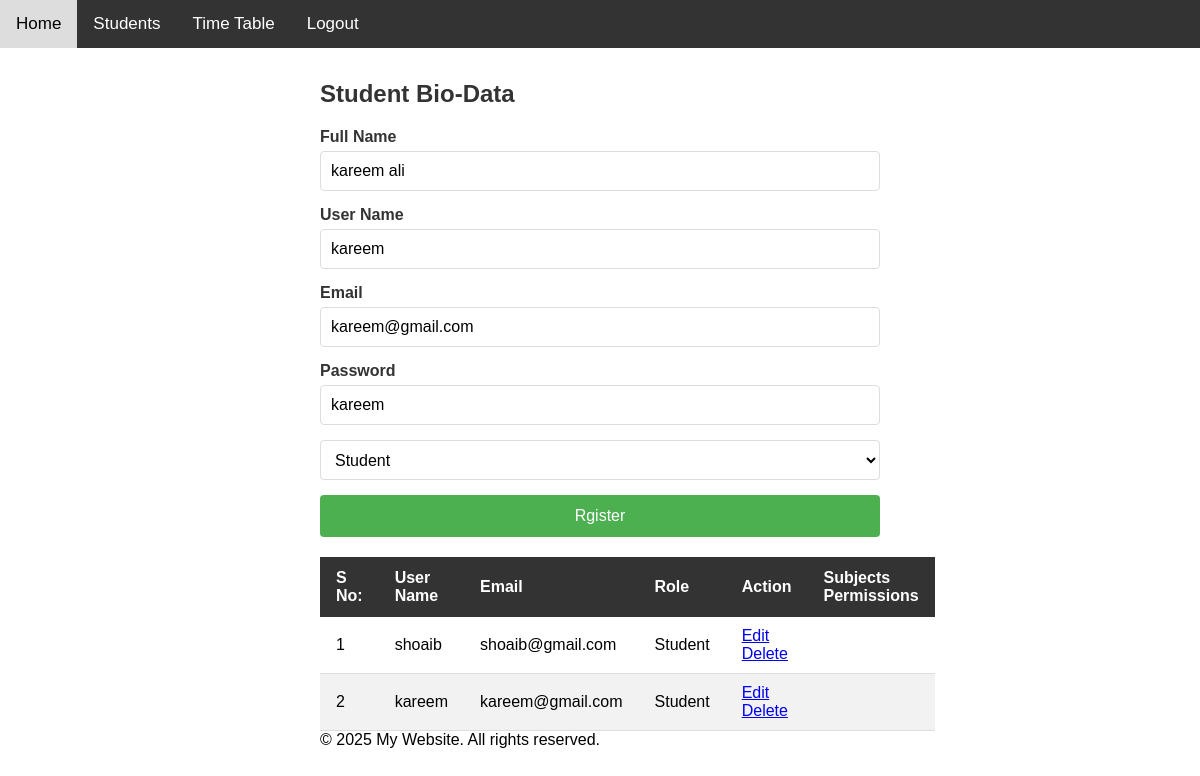
Screenshot of /students.php?menu_id=4&mode=edit&id=3 (signed in) with the database file from the repository.
### tables this page shows
CREATE TABLE `menus` (
  `id` int(11) NOT NULL AUTO_INCREMENT,
  `menus_name` varchar(256) DEFAULT NULL,
  `menus_links` varchar(256) DEFAULT NULL,
  `sort_order` int(10) DEFAULT 1,
  `is_display` smallint(1) DEFAULT 1,
  `enable` int(11) DEFAULT 1,
  PRIMARY KEY (`id`)
);

CREATE TABLE `student_info` (
  `student_id` int(11) NOT NULL AUTO_INCREMENT,
  `full_name` varchar(256) DEFAULT NULL,
  `user_name` varchar(256) DEFAULT NULL,
  `pasword` varchar(256) DEFAULT NULL,
  `role_id` varchar(11) DEFAULT NULL,
  `profile_pic` varchar(256) DEFAULT NULL,
  `email` varchar(256) DEFAULT NULL,
  `user_type` varchar(256) DEFAULT 'user',
  `enable` int(11) DEFAULT 1,
  PRIMARY KEY (`student_id`)
);

CREATE TABLE `roles` (
  `id` int(11) NOT NULL AUTO_INCREMENT,
  `role_name` varchar(100) DEFAULT NULL,
  `enable` int(11) DEFAULT 1,
  PRIMARY KEY (`id`)
);

### students.php (the view, shortened to what this page needs)
<?php
include("header.php");
extract($_REQUEST);
if(isset($mode) && $mode=="edit" && isset($id)){
    $sql2     = "SELECT * FROM student_info WHERE student_id='$id' ";
    $result2  =mysqli_query($conn,$sql2);
    $count2   =mysqli_num_rows($result2);
    if($count2 > 0) {
        $data=mysqli_fetch_assoc($result2);
           $full_name    = $data['full_name'];
           $user_name    = $data['user_name'];
           $email        = $data['email'];
           $pasword      = $data['pasword'];
           $role_id      = $data['role_id'];
    }
}
extract($_POST);
$sql3    = "SELECT * FROM roles  ";
$result3  =mysqli_query($conn,$sql3);?>
<!DOCTYPE html>
<html lang="en">
<head>
</head>
<body>
<?php include("sidebar.php"); ?>
<div class="content">
    <div >
        <h2 class="form-title">Student Bio-Data </h2>
        <form action="" method="POST">
            <div class="form-group">
                <label for="full_name" >Full Name</label>
                <input type="text" id="full_name" name="full_name" value="<?php if(isset($full_name)) { echo $full_name;}?>" >
            </div>
            <div class="form-group">
                <label for="user_name" >User Name</label>
                <input type="text" id="user_name" name="user_name" value="<?php if(isset($user_name)) { echo $user_name;}?>" >
            </div>
            <div class="form-group">
                <label for="email" >Email</label>
                <input type="email" id="email" name="email" value="<?php if(isset($email)) { echo $email;}?>" >
            </div>
            <div class="form-group">
                <label for="pasword" >Password</label>
                <input type="text" id="pasword" name="pasword" value="<?php if(isset($pasword)) { echo $pasword;}?>" >
            </div>
            <div class="form-group">
                <select id="role_id" name="role_id" value="<?php if(isset($role_id)) { echo $role_id;}?>">
                    <?php
                    $count3   =mysqli_num_rows($result3);
                    if($count3 > 0) {
                    while($data=mysqli_fetch_assoc($result3)){
                    ?>
                    <option value="<?php echo $data['id']; ?>" <?php if (isset($role_id) && $role_id == $data['id']) { ?> selected="selected" <?php } ?>> <?php echo $data['role_name']; ?>  </option>
             <?php
                    }
                }?>
                </select>
            </div>
            <div class="form-group">
                <input type="submit" value="Rgister">
            </div>
        </form>
    </div>
    <div >
        <table>
             <thead>
                <tr>
                    <th>S No:</th>
                    <th>User Name</th>
                    <th>Email</th>
                    <th>Role</th>
                    <th>Action</th>
                    <th>Subjects Permissions</th>
                </tr>
            </thead>
            <tbody>
                <?php
                $i = 1;
                 $sql = "SELECT a.* ,b.role_name
                FROM student_info a
                INNER JOIN roles b on a.role_id = b.id  ";
                $result = mysqli_query($conn,$sql);
                $count = mysqli_num_rows($result);
                if($count > 0){
                    while($data = mysqli_fetch_assoc($result)){
                    $id= $data['student_id'];?>
                <tr>
                    <td><?php echo $i; ?></td>
                    <td><?php echo htmlspecialchars($data['user_name']); ?></td>
                    <td><?php echo htmlspecialchars($data['email']); ?></td>
                    <td><?php echo htmlspecialchars($data['role_name']); ?></td>
                    <td>
                        <a href="students.php?menu_id=<?php echo $menu_id;?>&mode=edit&id=<?php echo $id?>">Edit</a>  &nbsp;&nbsp;
                        <a href="students.php?menu_id=<?php echo $menu_id;?>&mode=delete&id=<?php echo $id?>">Delete</a>
                    </td>
                    <td>
                    </td>
                </tr>
                <?php
                        $i++;
                        }
                    }?>
            </tbody>
        </table>
    </div>
    <?php include("footer.php"); ?>
</div>
</body>
</html>

### sidebar.php
<?php
if(isset($_SESSION['user_id'])){
  $sql    ="SELECT DISTINCT  a.* FROM `menus` a WHERE a.enable = 1 AND a.is_display = 1 ORDER BY a.sort_order ";
  $result =mysqli_query($conn,$sql);
  $count  =mysqli_num_rows($result);?>
  <div class="horizontal-sidebar">
      <a href="index.php">Home</a>
      <?php
      if($count > 0){
          while($data =mysqli_fetch_assoc($result)) {
            $site_bar_menu_id = $data['id'];
            $sql    ="SELECT a.*
                      FROM users a
                      INNER JOIN `role_per` b ON a.`role_id` = b.role_id
                      WHERE a.id = '".$_SESSION['user_id']."'
                      AND b.`menus_id` = '".$site_bar_menu_id."' ";
            $result2 =mysqli_query($conn,$sql);
            $count2  =mysqli_num_rows($result2);
            if($count2 > 0 ||  $_SESSION['user_type'] =="SuperAdmin"){ ?>
              <a href="<?php echo $data['menus_links']; ?>?menu_id=<?php echo $data['id']; ?>"><?php echo $data['menus_name']; ?></a>
            <?php }
          }
      }?>
      <a href="logout.php">Logout</a>
  </div>
<?php }?>

### css.php (style rules this page uses)
* { margin: 0; padding: 0; box-sizing: border-box; }
body { font-family: Arial, sans-serif; }
.horizontal-sidebar { background: #333; overflow: hidden; position: fixed; top: 0; width: 100%; }
.horizontal-sidebar a { float: left; display: block; color: white; text-align: center; padding: 14px 16px; text-decoration: none; font-size: 17px; }
.content { margin-top: 60px; padding: 20px; }
table { width: 100%; border-collapse: collapse; margin-top: 20px; }
th { background-color: #333; color: white; padding: 12px 16px; text-align: left; }
td { padding: 10px 16px; border-bottom: 1px solid #ddd; }
tr:nth-child(even) { background-color: #f2f2f2; }
.content { margin-top: 60px; padding: 20px; max-width: 600px; margin-left: auto; margin-right: auto; }
.form-title { color: #333; margin-bottom: 20px; }
.form-group { margin-bottom: 15px; }
label { display: block; margin-bottom: 5px; font-weight: bold; color: #333; }
input[type="text"], input[type="email"], input[type="password"], select { width: 100%; padding: 10px; border: 1px solid #ddd; border-radius: 4px; font-size: 16px; }
select { height: 40px; background-color: white; }
input[type="submit"] { background-color: #4CAF50; color: white; padding: 12px 20px; border: none; border-radius: 4px; cursor: pointer; font-size: 16px; width: 100%; }

### rows the page displays
menus: menus_name "Students"
menus: menus_name "Time Table"
student_info: full_name "kareem ali", user_name "kareem", email "kareem@gmail.com", pasword "kareem", role_id "Student", role.role_name "Student"
student_info: user_name "shoaib", email "shoaib@gmail.com", role.role_name "Student"
